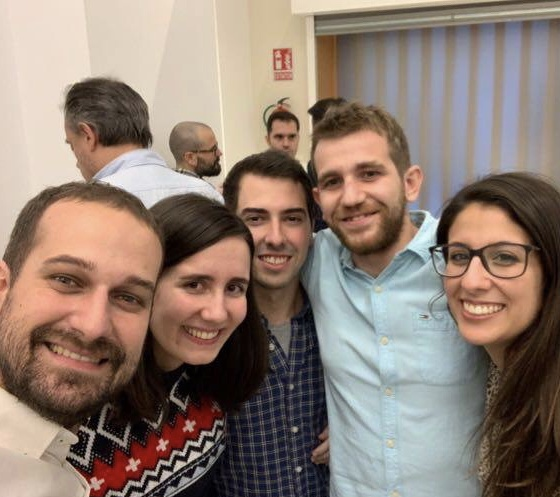
#> input picture 1_Basics_of_Computer_Vision/images/file.jpeg, 560 x 497 px, found by its file name
$ jupyter execute morfology.ipynb
#> lines starting #> are read from the running program, lines starting #| are printed output that depends on the picture
# Computer Vision – Operaciones Morfológicas

Las operaciones morfológicas se usan comúnmente como pasos de preprocesamiento para soluciones de visión de computadora más potentes, como OCR, reconocimiento automático de matrículas (ANPR) y detección de códigos de barras.

Las operaciones morfológicas son transformaciones simples aplicadas a imágenes binarias o en escala de grises. Más específicamente, aplicamos operaciones morfológicas a formas y estructuras dentro de las imágenes. Podemos usar operaciones morfológicas para aumentar el tamaño de los objetos en las imágenes y también para disminuirlos. También podemos utilizar operaciones morfológicas para cerrar las brechas entre los objetos y abrirlos. Las operaciones morfológicas “sondean” una imagen con un elemento estructurante. Este elemento estructurante define el vecindario que se examinará alrededor de cada píxel. Y en función de la operación dada y el tamaño del elemento estructurante, podemos ajustar nuestra imagen de salida.

### Setup

[cell 1]
import cv2

image = cv2.imread("C:/Users/algonzalez/source/repos/Computer_Vision/1_Basics_of_Computer_Vision/images/file.jpeg")
#> image is the input picture: shape (497, 560, 3); mean B, G, R 113.7, 124.6, 141.8
gray = cv2.cvtColor(image, cv2.COLOR_BGR2GRAY)
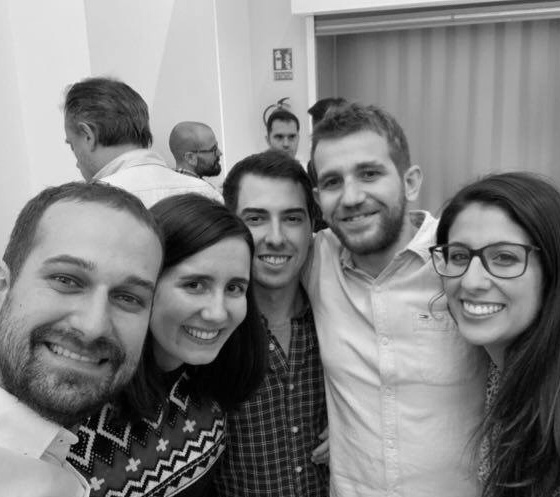
#> gray: shape (497, 560); min 0, max 254, mean 128.5
cv2.imshow("Original", image)
cv2.waitKey(0)
cv2.destroyAllWindows()

## Erosion

Una erosión en una imagen "erosiona" el objeto del primer plano o foreground y lo hace más pequeño. En pocas palabras, los píxeles cerca del límite de un objeto en una imagen se descartarán, "erosionándolos".

La erosión funciona definiendo un elemento de estructuración y luego deslizando este elemento de estructuración de izquierda a derecha y de arriba a abajo a través de la imagen de entrada. Un píxel del foreground en la imagen de entrada se mantendrá solo si TODOS los píxeles dentro del elemento estructurante son > 0. De lo contrario, los píxeles se establecen en 0 (es decir, en el fondo). La erosión es útil para eliminar pequeñas manchas en una imagen o desconectar dos objetos conectados.

[cell 2]
# Aplicar una serie de valores para la Erosion
for i in range(0, 3):
    eroded = cv2.erode(gray.copy(), None, iterations=i + 1)
    cv2.imshow("Eroded {} times".format(i + 1), eroded)
    cv2.waitKey(0)
    cv2.destroyAllWindows()
#> this loop made 3 passes
#> pass 1, `eroded = cv2.erode(gray.copy(), None, iterations=i + 1)`:
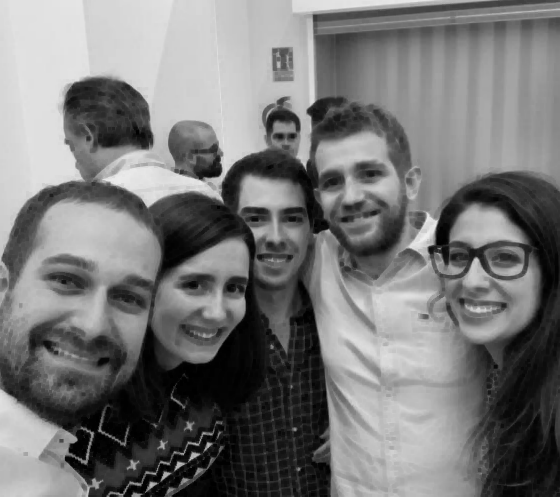
#> eroded: shape (497, 560); min 0, max 239, mean 118.9
cv2.imshow("Original", image)
cv2.waitKey(0)
cv2.destroyAllWindows()

## Dilation

Lo contrario de una erosión es una dilatación. Al igual que una erosión arrasará con los píxeles del foreground, una dilatación aumentará los píxeles del foreground. Las dilataciones aumentan el tamaño del objeto de foreground y son especialmente útiles para unir partes rotas de una imagen. Las dilataciones, al igual que una erosión, también utilizan elementos de estructuración: un píxel central p del elemento de estructuración se establece en blanco si CUALQUIER píxel en el elemento de estructuración es > 0.

[cell 3]
for i in range(0, 3):
    dilated = cv2.dilate(gray.copy(), None, iterations=i + 1)
    cv2.imshow("Dilated {} times".format(i + 1), dilated)
    cv2.waitKey(0)
    cv2.destroyAllWindows()
#> this loop made 3 passes
#> pass 1, `dilated = cv2.dilate(gray.copy(), None, iterations=i + 1)`:
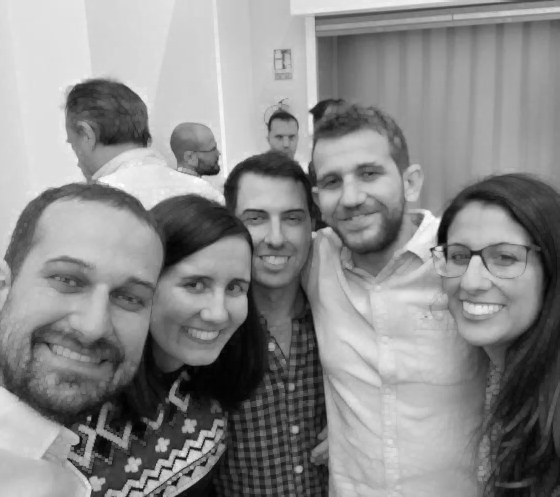
#> dilated: shape (497, 560); min 1, max 254, mean 138.2
#> pass 3, `dilated = cv2.dilate(gray.copy(), None, iterations=i + 1)`:
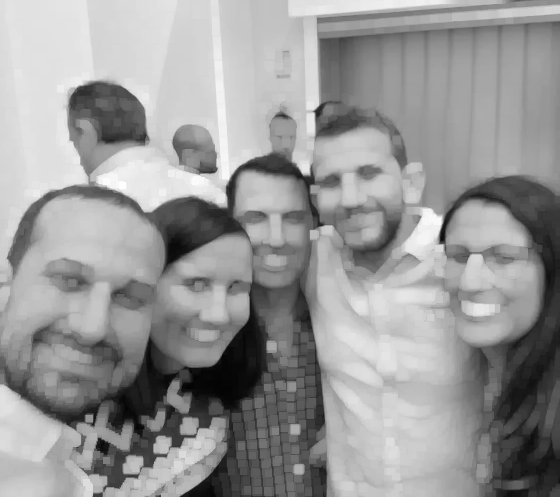
#> dilated: shape (497, 560); min 3, max 254, mean 151.3

cv2.imshow("Original", image)
cv2.waitKey(0)
cv2.destroyAllWindows()

## Opening

Un "Opening", es una erosión seguida de una dilatación. Realizar una operación de "Opening" nos permite eliminar pequeñas manchas de una imagen: primero se aplica una erosión para eliminar las pequeñas manchas, luego se aplica una dilatación para volver a crecer el tamaño del objeto original.

[cell 4]
kernelSizes = [(3, 3), (5, 5), (7, 7)]

# loop sobre los kernels y aplicar una operación de "Opening" a la imagen
for kernelSize in kernelSizes:
    kernel = cv2.getStructuringElement(cv2.MORPH_RECT, kernelSize)
    opening = cv2.morphologyEx(gray, cv2.MORPH_OPEN, kernel)
    cv2.imshow("Opening: ({}, {})".format(kernelSize[0], kernelSize[1]), opening)
    cv2.waitKey(0)
    cv2.destroyAllWindows()
#> this loop made 3 passes
#> kernel on pass 1: [[1, 1, 1], [1, 1, 1], [1, 1, 1]]
#> pass 2, `opening = cv2.morphologyEx(gray, cv2.MORPH_OPEN, kernel)`:
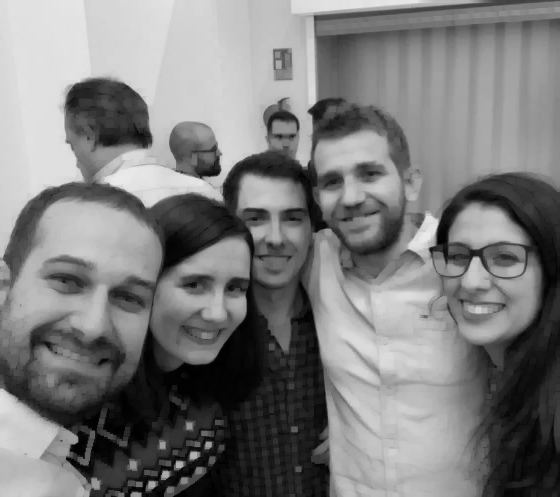
#> opening: shape (497, 560); min 0, max 234, mean 124
cv2.imshow("Original", image)
cv2.waitKey(0)
cv2.destroyAllWindows()

## Closing

El opuesto exacto a una apertura sería un cierre. Un cierre es una dilatación seguida de una erosión. Como su nombre indica, se utiliza un cierre para cerrar los agujeros dentro de los objetos o para conectar componentes entre sí.

[cell 5]
# loop sobre los kernels y aplicar una operación de "Closing" a la imagen
for kernelSize in kernelSizes:
    kernel = cv2.getStructuringElement(cv2.MORPH_RECT, kernelSize)
    closing = cv2.morphologyEx(gray, cv2.MORPH_CLOSE, kernel)
    cv2.imshow("Closing: ({}, {})".format(kernelSize[0], kernelSize[1]), closing)
    cv2.waitKey(0)
    cv2.destroyAllWindows()
#> this loop made 3 passes
#> pass 2, `closing = cv2.morphologyEx(gray, cv2.MORPH_CLOSE, kernel)`:
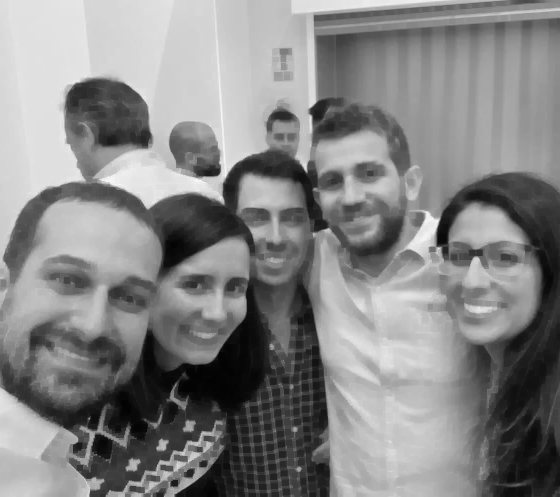
#> closing: shape (497, 560); min 2, max 254, mean 133

cv2.imshow("Original", image)
cv2.waitKey(0)
cv2.destroyAllWindows()

## Morphlogical Gradient

Un gradiente morfológico es la diferencia entre la dilatación y la erosión. Es útil para determinar el contorno de un objeto particular de una imagen.

[cell 6]
# loop sobre los kernels y aplicar una operación de "Morphlogical Gradien" a la imagen
for kernelSize in kernelSizes:
    kernel = cv2.getStructuringElement(cv2.MORPH_RECT, kernelSize)
    gradient = cv2.morphologyEx(gray, cv2.MORPH_GRADIENT, kernel)
    cv2.imshow("Gradient: ({}, {})".format(kernelSize[0], kernelSize[1]), gradient)
    cv2.waitKey(0)
    cv2.destroyAllWindows()
#> this loop made 3 passes
#> pass 1, `gradient = cv2.morphologyEx(gray, cv2.MORPH_GRADIENT, kernel)`:
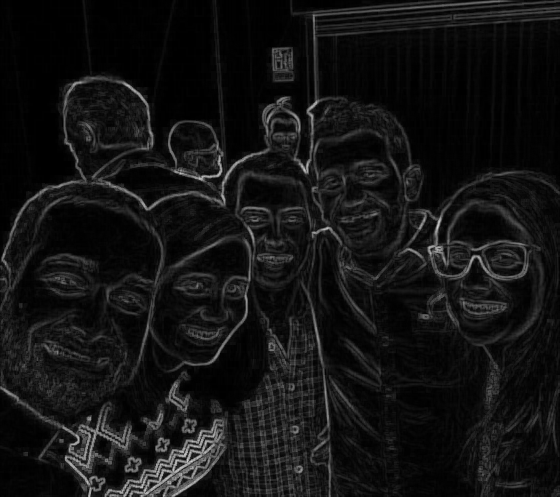
#> gradient: shape (497, 560); min 0, max 205, mean 19.3
#> pass 3, `gradient = cv2.morphologyEx(gray, cv2.MORPH_GRADIENT, kernel)`:
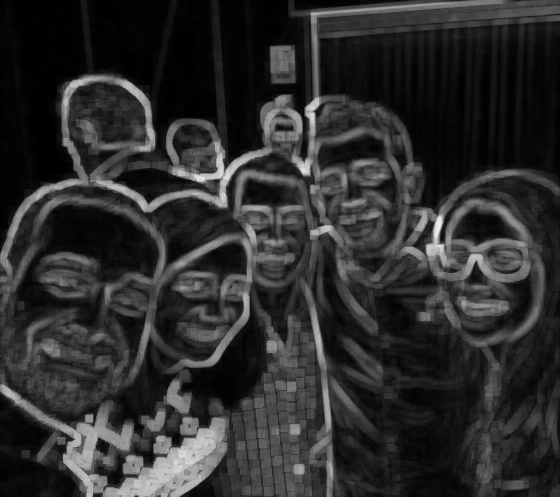
#> gradient: shape (497, 560); min 0, max 240, mean 45.3

## Top Hat & Black Hat

La operación morfológica de un top hat (también conocido como sombrero blanco) es la diferencia entre la imagen de entrada original y la apertura. Una operación de top hat se usa para revelar regiones brillantes de una imagen sobre fondos oscuros.

[cell 7]
# construir un kernel y aplicar una operación blackhat que
# nos permita encontrar regiones oscuras sobre un fondo claro
rectKernel = cv2.getStructuringElement(cv2.MORPH_RECT, (13, 5))
blackhat = cv2.morphologyEx(gray, cv2.MORPH_BLACKHAT, rectKernel)
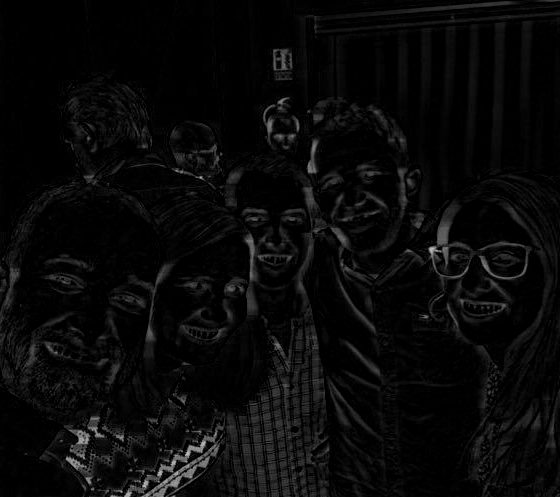
#> blackhat: shape (497, 560); min 0, max 196, mean 9.1

# de manera similar, una operación de tophat (también llamada "whitehat") habilitará
# para encontrar regiones claras sobre un fondo oscuro
tophat = cv2.morphologyEx(gray, cv2.MORPH_TOPHAT, rectKernel)
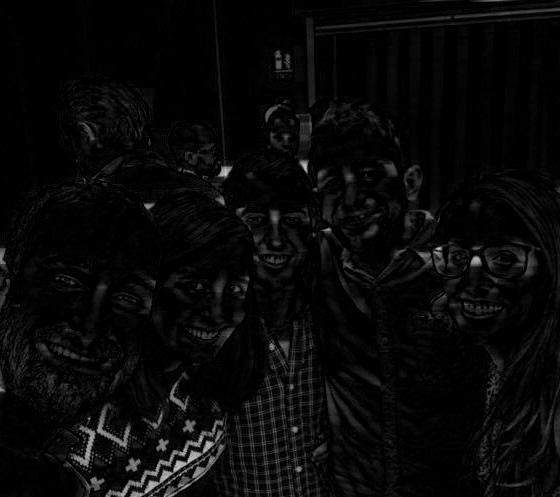
#> tophat: shape (497, 560); min 0, max 204, mean 8.5

cv2.imshow("Original", image)
cv2.imshow("Blackhat", blackhat)
cv2.imshow("Tophat", tophat)
cv2.waitKey(0)
cv2.destroyAllWindows()

$ run again, with 1_Basics_of_Computer_Vision/images/IMG_1009.JPG copied over 1_Basics_of_Computer_Vision/images/file.jpeg
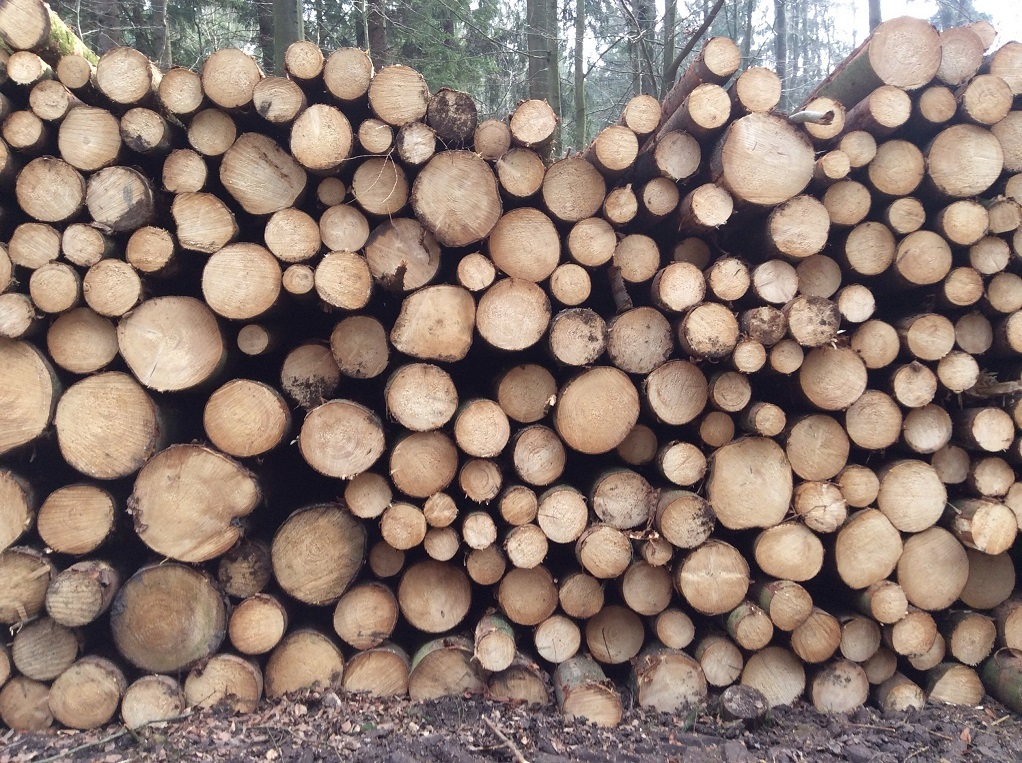
#> input picture 1_Basics_of_Computer_Vision/images/IMG_1009.JPG, 1022 x 763 px, found by its file name
#> image is the input picture: shape (763, 1022, 3); mean B, G, R 113.4, 123.2, 142.3
#> the loop `for kernelSize in kernelSizes:` made 3 passes
#> kernel on pass 1: [[1, 1, 1], [1, 1, 1], [1, 1, 1]]
#> the loop `for kernelSize in kernelSizes:` made 3 passes
#> pass 3, `closing = cv2.morphologyEx(gray, cv2.MORPH_CLOSE, kernel)`:
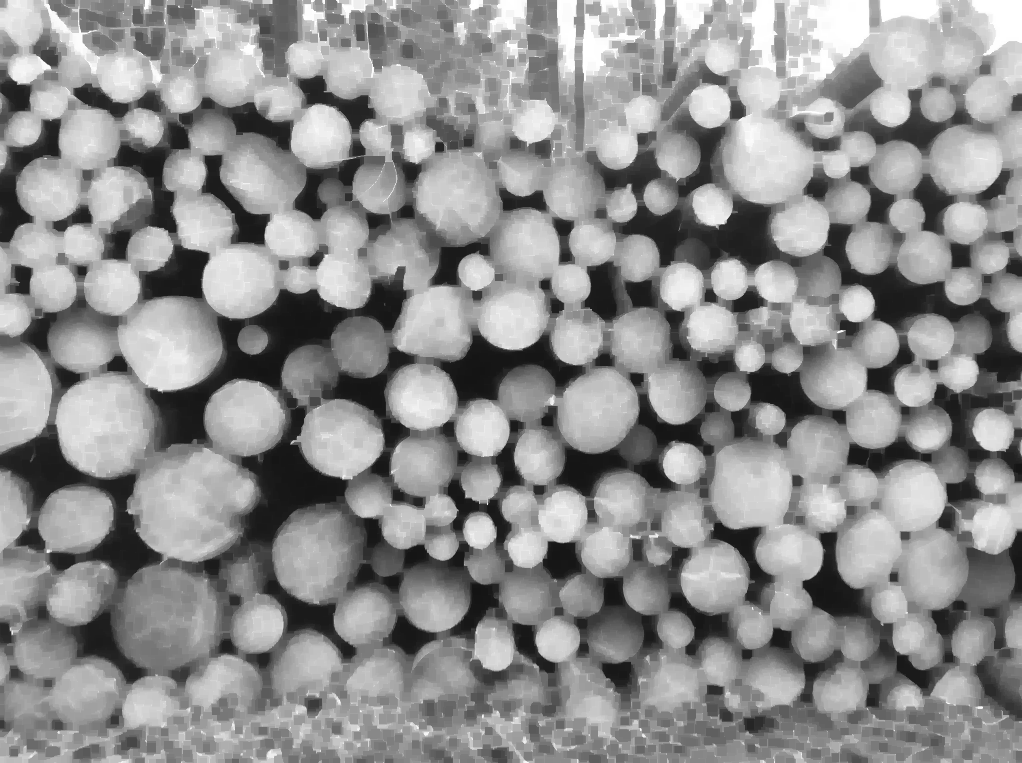
#> closing: shape (763, 1022); min 20, max 255, mean 142.2
#> `tophat = cv2.morphologyEx(gray, cv2.MORPH_TOPHAT, rectKernel)`:
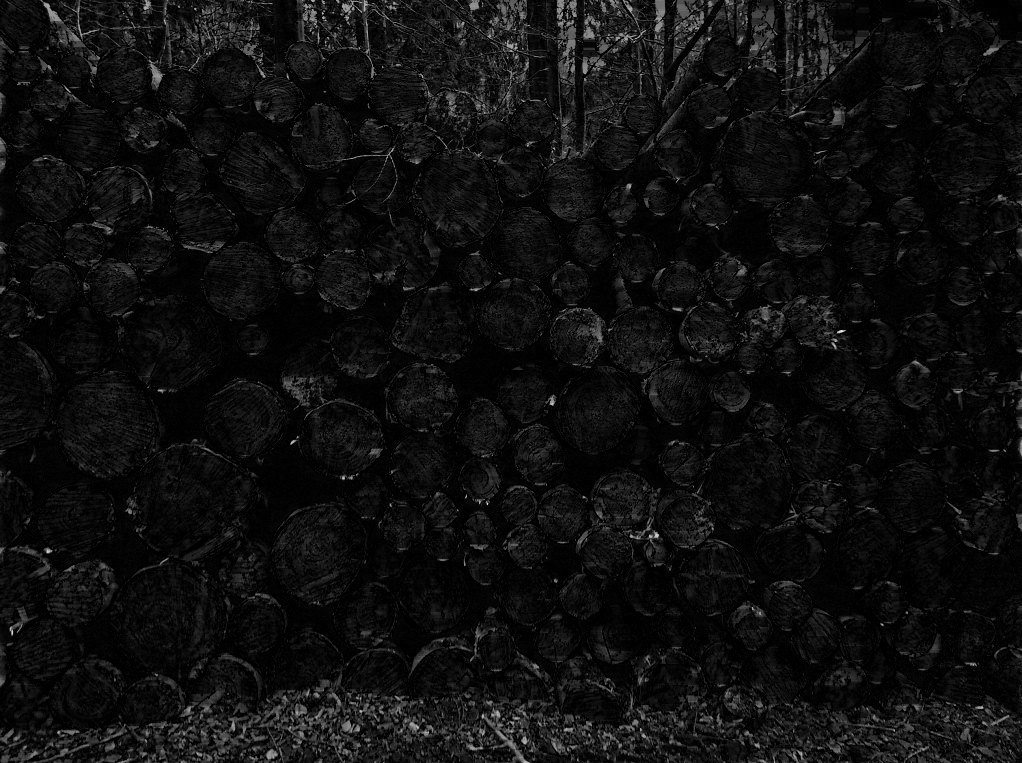
#> tophat: shape (763, 1022); min 0, max 237, mean 15.1

$ run again, with 1_Basics_of_Computer_Vision/images/Imagen1.jpg copied over 1_Basics_of_Computer_Vision/images/file.jpeg
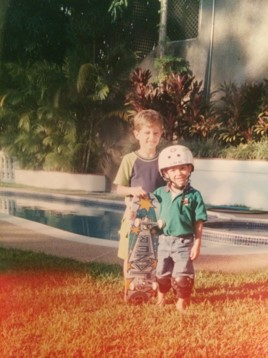
#> input picture 1_Basics_of_Computer_Vision/images/Imagen1.jpg, 268 x 358 px, found by its file name
#> image is the input picture: shape (358, 268, 3); mean B, G, R 78.6, 105.6, 135.5
#> the loop `for kernelSize in kernelSizes:` made 3 passes
#> kernel on pass 1: [[1, 1, 1], [1, 1, 1], [1, 1, 1]]
#> `tophat = cv2.morphologyEx(gray, cv2.MORPH_TOPHAT, rectKernel)`:
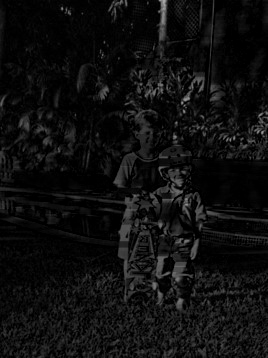
#> tophat: shape (358, 268); min 0, max 168, mean 14.4
